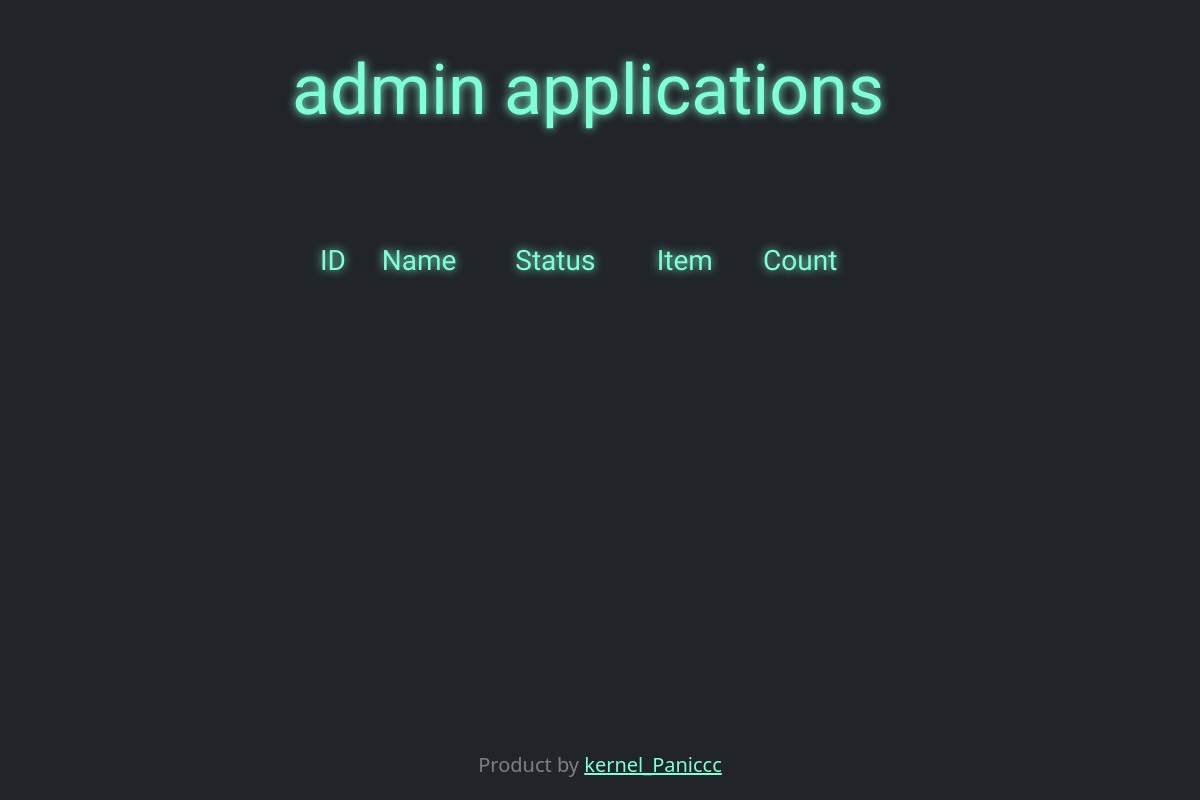
Page /account (signed in) on the earlier database version.
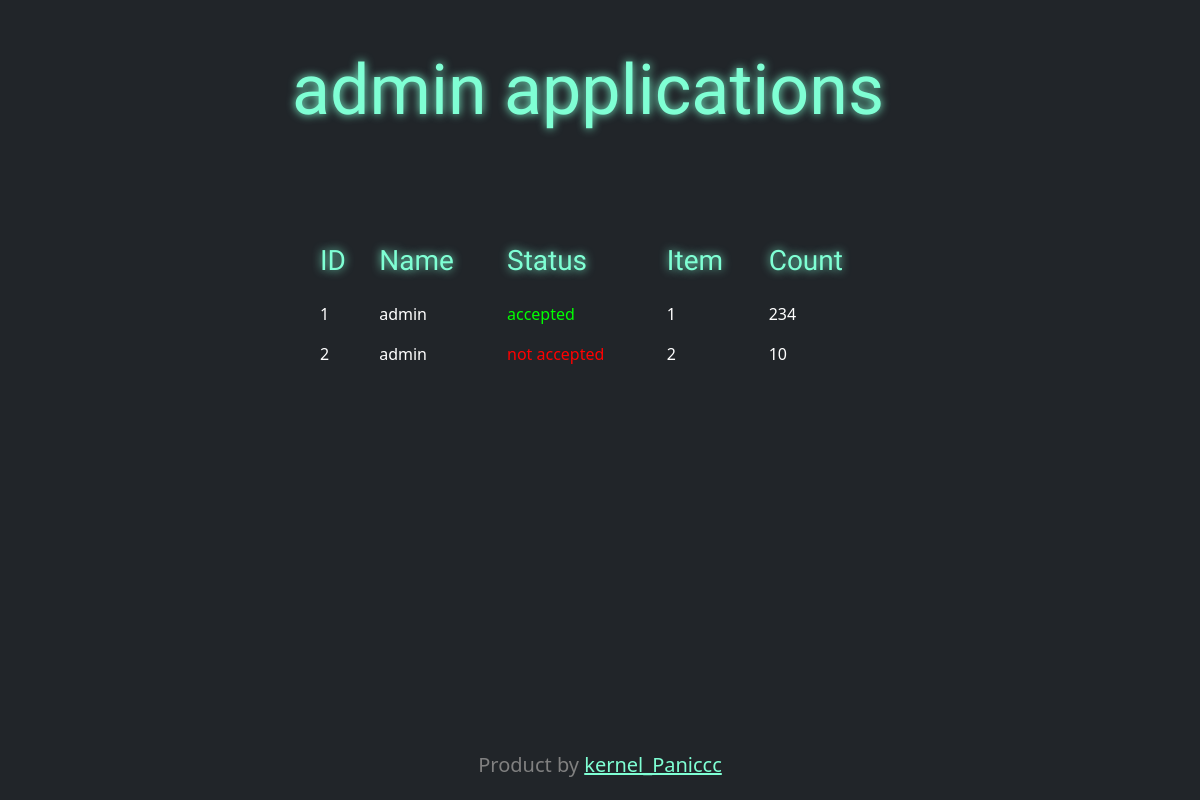
Same page on the later database version.
### src/models.py (models this page shows, shortened)
class Aplications(db.Model):
    id = db.Column(db.Integer, primary_key=True)
    user_id = db.Column(db.Integer, nullable=False)
    count = db.Column(db.Integer, nullable=False)
    name = db.Column(db.String(128), nullable=False)
    status = db.Column(db.String(50), nullable=False)
    item_id = db.Column(db.Integer, default=0)

### src/routers.py (the view)
@app.route('/account', methods=['GET'])
@login_required
def account():
    try:
        applet = Aplications.query.filter_by(user_id=current_user.id).all()
    except Exception as e:
        applet = []
    return render_template("account.html", username=current_user.username, applications=applet)

### src/models.py (called while the page is built)
@manager.user_loader
def load_user(user_id):
    return User.query.get(user_id)

### src/routers.py (called while the page is built)
@app.after_request
def redirect_to_signin(response):
    if response.status_code == 401:
        return redirect('/login')
    return response

### src/templates/account.html (shortened to what this page needs)
{% extends 'base.html' %}
{% block content %}
<div class="container-fluid text-center">
    <div class="row align-items-start">
        <div class="row gy-4">
            <h1 style="font-size: 70px" class="main_text">
                {{username}} applications
            </h1>
        </div>
    </div>
</div>
<div class="container-fluid mt-5">
    <div class="row justify-content-center">
        <div class="col-6">
            <br><br>
            <table class="table table-borderless">
                <thead>
                    <tr>
                        <th class="main_text" style="color: aquamarine" scope="col"><h3>ID</h3></th>
                        <th class="main_text" style="color: aquamarine" scope="col"><h3>Name</h3></th>
                        <th class="main_text" style="color: aquamarine" scope="col"><h3>Status</h3></th>
                        <th class="main_text" style="color: aquamarine" scope="col"><h3>Item</h3></th>
                        <th class="main_text" style="color: aquamarine" scope="col"><h3>Count</h3></th>
                    </tr>
                </thead>
                <tbody>
                    {% for app in applications %}
                    <tr>
                        <td>{{ app.id }}</td>
                        <td>{{ app.name }}</td>
                        <td
                            {% if app.status == 'not accepted' %}style="color: red;"
                            {% elif app.status == 'accepted' %}style="color: lime;"
                            {% endif %}>
                            {{ app.status }}
                        </td>
                        <td>{{ app.item_id }}</td>
                        <td>{{ app.count }}</td>
                    </tr>
                    {% endfor %}
                </tbody>
            </table>
        </div>
    </div>
</div>
{% endblock %}

Differences in the rows shown:
added Aplications: id "1", name "admin", status "accepted", item_id "1", count "234"
added Aplications: id "2", name "admin", status "not accepted", item_id "2", count "10"
